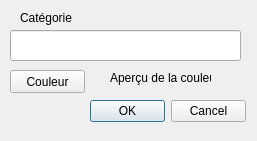
<?xml version="1.0" encoding="UTF-8"?>
<ui version="4.0">
 <class>Categorie</class>
 <widget class="QDialog" name="Categorie">
  <property name="geometry">
   <rect>
    <x>0</x>
    <y>0</y>
    <width>257</width>
    <height>141</height>
   </rect>
  </property>
  <property name="windowTitle">
   <string>MainWindow</string>
  </property>
  <widget class="QWidget" name="centralwidget" native="true">
   <property name="geometry">
    <rect>
     <x>0</x>
     <y>0</y>
     <width>256</width>
     <height>133</height>
    </rect>
   </property>
   <widget class="QLineEdit" name="textCategorie">
    <property name="geometry">
     <rect>
      <x>10</x>
      <y>30</y>
      <width>231</width>
      <height>31</height>
     </rect>
    </property>
   </widget>
   <widget class="QDialogButtonBox" name="buttonBox">
    <property name="geometry">
     <rect>
      <x>90</x>
      <y>100</y>
      <width>156</width>
      <height>23</height>
     </rect>
    </property>
    <property name="standardButtons">
     <set>QDialogButtonBox::Cancel|QDialogButtonBox::Ok</set>
    </property>
   </widget>
   <widget class="QLabel" name="label">
    <property name="geometry">
     <rect>
      <x>20</x>
      <y>10</y>
      <width>61</width>
      <height>16</height>
     </rect>
    </property>
    <property name="text">
     <string>Catégorie</string>
    </property>
   </widget>
   <widget class="QPushButton" name="buttonColor">
    <property name="geometry">
     <rect>
      <x>10</x>
      <y>70</y>
      <width>75</width>
      <height>23</height>
     </rect>
    </property>
    <property name="text">
     <string>Couleur</string>
    </property>
   </widget>
   <widget class="QLabel" name="labelApercu">
    <property name="geometry">
     <rect>
      <x>110</x>
      <y>70</y>
      <width>101</width>
      <height>16</height>
     </rect>
    </property>
    <property name="text">
     <string>Aperçu de la couleur</string>
    </property>
   </widget>
  </widget>
 </widget>
 <resources/>
 <connections/>
</ui>
